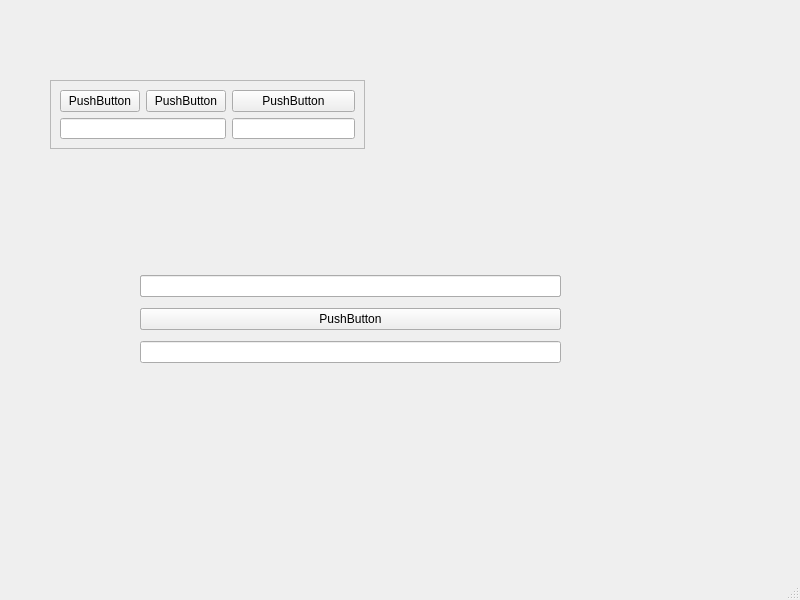
<?xml version="1.0" encoding="UTF-8"?>
<ui version="4.0">
 <class>MainWindow</class>
 <widget class="QMainWindow" name="MainWindow">
  <property name="geometry">
   <rect>
    <x>0</x>
    <y>0</y>
    <width>800</width>
    <height>600</height>
   </rect>
  </property>
  <property name="windowTitle">
   <string>MainWindow</string>
  </property>
  <widget class="QWidget" name="centralwidget">
   <widget class="QFrame" name="frame">
    <property name="geometry">
     <rect>
      <x>50</x>
      <y>80</y>
      <width>315</width>
      <height>69</height>
     </rect>
    </property>
    <property name="frameShape">
     <enum>QFrame::StyledPanel</enum>
    </property>
    <property name="frameShadow">
     <enum>QFrame::Raised</enum>
    </property>
    <layout class="QGridLayout" name="gridLayout">
     <item row="0" column="0">
      <widget class="QPushButton" name="pushButton">
       <property name="text">
        <string>PushButton</string>
       </property>
      </widget>
     </item>
     <item row="0" column="1">
      <widget class="QPushButton" name="pushButton_2">
       <property name="text">
        <string>PushButton</string>
       </property>
      </widget>
     </item>
     <item row="0" column="2">
      <widget class="QPushButton" name="pushButton_3">
       <property name="text">
        <string>PushButton</string>
       </property>
      </widget>
     </item>
     <item row="1" column="0" colspan="2">
      <widget class="QLineEdit" name="lineEdit"/>
     </item>
     <item row="1" column="2">
      <widget class="QLineEdit" name="lineEdit_2"/>
     </item>
    </layout>
   </widget>
   <widget class="QWidget" name="gridLayoutWidget">
    <property name="geometry">
     <rect>
      <x>140</x>
      <y>270</y>
      <width>421</width>
      <height>101</height>
     </rect>
    </property>
    <layout class="QGridLayout" name="gridLayout_2">
     <item row="1" column="0">
      <widget class="QPushButton" name="pushButton_5">
       <property name="text">
        <string>PushButton</string>
       </property>
      </widget>
     </item>
     <item row="2" column="0">
      <widget class="QLineEdit" name="lineEdit_4"/>
     </item>
     <item row="1" column="0">
      <widget class="QPushButton" name="pushButton_6">
       <property name="text">
        <string>PushButton</string>
       </property>
      </widget>
     </item>
     <item row="0" column="0">
      <widget class="QPushButton" name="pushButton_4">
       <property name="text">
        <string>PushButton</string>
       </property>
      </widget>
     </item>
     <item row="0" column="0">
      <widget class="QLineEdit" name="lineEdit_3"/>
     </item>
    </layout>
   </widget>
  </widget>
  <widget class="QMenuBar" name="menubar">
   <property name="geometry">
    <rect>
     <x>0</x>
     <y>0</y>
     <width>800</width>
     <height>23</height>
    </rect>
   </property>
  </widget>
  <widget class="QStatusBar" name="statusbar"/>
 </widget>
 <resources/>
 <connections/>
</ui>
